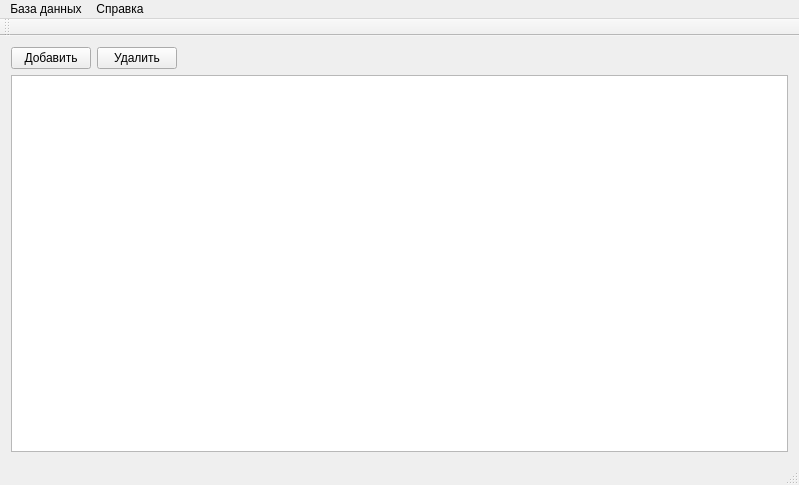
<?xml version="1.0" encoding="UTF-8"?>
<ui version="4.0">
 <class>MainWindow</class>
 <widget class="QMainWindow" name="MainWindow">
  <property name="geometry">
   <rect>
    <x>0</x>
    <y>0</y>
    <width>799</width>
    <height>485</height>
   </rect>
  </property>
  <property name="windowTitle">
   <string>Trade</string>
  </property>
  <widget class="QWidget" name="centralWidget">
   <layout class="QGridLayout" name="gridLayout">
    <item row="0" column="0">
     <layout class="QVBoxLayout" name="verticalLayout">
      <item>
       <layout class="QHBoxLayout" name="horizontalLayout">
        <item>
         <widget class="QPushButton" name="button_add">
          <property name="text">
           <string>Добавить</string>
          </property>
         </widget>
        </item>
        <item>
         <widget class="QPushButton" name="button_delete">
          <property name="text">
           <string>Удалить</string>
          </property>
         </widget>
        </item>
        <item>
         <spacer name="horizontalSpacer">
          <property name="orientation">
           <enum>Qt::Horizontal</enum>
          </property>
          <property name="sizeHint" stdset="0">
           <size>
            <width>40</width>
            <height>20</height>
           </size>
          </property>
         </spacer>
        </item>
       </layout>
      </item>
      <item>
       <widget class="QTableView" name="tableView"/>
      </item>
     </layout>
    </item>
   </layout>
  </widget>
  <widget class="QMenuBar" name="menuBar">
   <property name="geometry">
    <rect>
     <x>0</x>
     <y>0</y>
     <width>799</width>
     <height>21</height>
    </rect>
   </property>
   <widget class="QMenu" name="menu_Database">
    <property name="title">
     <string>База данных</string>
    </property>
    <addaction name="action_nomenclature"/>
    <addaction name="action_stock"/>
    <addaction name="action_purchase"/>
    <addaction name="action_sale"/>
    <addaction name="action_return_sale"/>
    <addaction name="action_remnants"/>
   </widget>
   <widget class="QMenu" name="menu">
    <property name="title">
     <string>Справка</string>
    </property>
    <addaction name="action_CheckUpdate"/>
    <addaction name="action_About"/>
   </widget>
   <addaction name="menu_Database"/>
   <addaction name="menu"/>
  </widget>
  <widget class="QToolBar" name="mainToolBar">
   <attribute name="toolBarArea">
    <enum>TopToolBarArea</enum>
   </attribute>
   <attribute name="toolBarBreak">
    <bool>false</bool>
   </attribute>
  </widget>
  <widget class="QStatusBar" name="statusBar"/>
  <action name="action_CheckUpdate">
   <property name="text">
    <string>Проверить обновления</string>
   </property>
  </action>
  <action name="action_About">
   <property name="text">
    <string>О программе</string>
   </property>
  </action>
  <action name="action_nomenclature">
   <property name="text">
    <string>Номенклатура</string>
   </property>
  </action>
  <action name="action_stock">
   <property name="text">
    <string>Склады</string>
   </property>
  </action>
  <action name="action_remnants">
   <property name="text">
    <string>Остатки на складах</string>
   </property>
  </action>
  <action name="action_purchase">
   <property name="text">
    <string>Закупки</string>
   </property>
  </action>
  <action name="action_sale">
   <property name="text">
    <string>Продажи</string>
   </property>
  </action>
  <action name="action_return_sale">
   <property name="text">
    <string>Возвраты от покупателей</string>
   </property>
  </action>
 </widget>
 <layoutdefault spacing="6" margin="11"/>
 <resources/>
 <connections/>
</ui>
